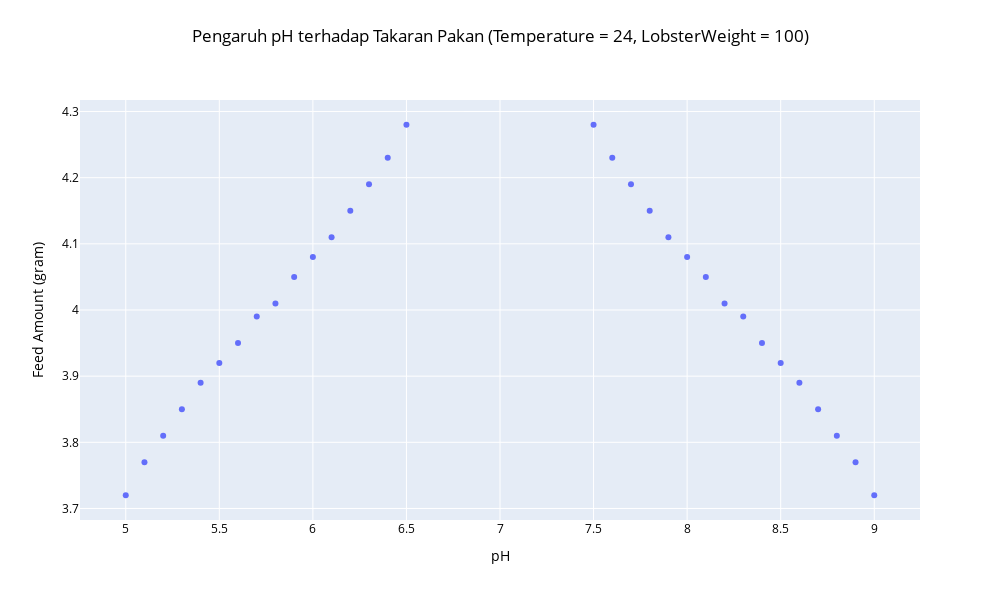

The notebook cell saved with this chart:
### Code cell
fig = px.scatter(data_frame=ph_filtered, x='pH', y='feed_amount',
                title='Pengaruh pH terhadap Takaran Pakan (Temperature = 24, LobsterWeight = 100)',
                labels={'pH': 'pH', 'feed_amount': 'Feed Amount (gram)'},
                width=1000, height=600)

# Mengatur gaya title
fig.update_layout(title={'text': 'Pengaruh pH terhadap Takaran Pakan (Temperature = 24, LobsterWeight = 100)',
                         'y':0.95,  # Penempatan title lebih proporsional
                         'x':0.5,
                         'xanchor': 'center',
                         'yanchor': 'top'},
                  font=dict(color='black'))  # Warna title hitam pekat

fig.show()

### Figure 1 — Plotly figure (JSON) as saved in the notebook; plotly's stock layout.template omitted (floating-point values rounded to 4 significant figures)
{"data": [{"hovertemplate": "pH=%{x}<br>Feed Amount (gram)=%{y}<extra></extra>", "legendgroup": "", "marker": {"color": "#636efa", "symbol": "circle"}, "mode": "markers", "name": "", "orientation": "v", "showlegend": false, "type": "scatter", "x": [5.0, 5.1, 5.2, 5.3, 5.4, 5.5, 5.6, 5.7, 5.8, 5.9, 6.0, 6.1, 6.2, 6.3, 6.4, 6.5, 7.5, 7.6, 7.7, 7.8, 7.9, 8.0, 8.1, 8.2, 8.3, 8.4, 8.5, 8.6, 8.7, 8.8, 8.9, 9.0], "xaxis": "x", "y": [3.72, 3.77, 3.81, 3.85, 3.89, 3.92, 3.95, 3.99, 4.01, 4.05, 4.08, 4.11, 4.15, 4.19, 4.23, 4.28, 4.28, 4.23, 4.19, 4.15, 4.11, 4.08, 4.05, 4.01, 3.99, 3.95, 3.92, 3.89, 3.85, 3.81, 3.77, 3.72], "yaxis": "y"}], "layout": {"font": {"color": "black"}, "height": 600, "legend": {"tracegroupgap": 0}, "title": {"text": "Pengaruh pH terhadap Takaran Pakan (Temperature = 24, LobsterWeight = 100)", "x": 0.5, "xanchor": "center", "y": 0.95, "yanchor": "top"}, "width": 1000, "xaxis": {"anchor": "y", "domain": [0, 1], "title": {"text": "pH"}}, "yaxis": {"anchor": "x", "domain": [0, 1], "title": {"text": "Feed Amount (gram)"}}}}
